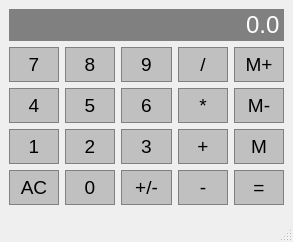
<?xml version="1.0" encoding="UTF-8"?>
<ui version="4.0">
 <class>MainWindow</class>
 <widget class="QMainWindow" name="MainWindow">
  <property name="geometry">
   <rect>
    <x>0</x>
    <y>0</y>
    <width>293</width>
    <height>203</height>
   </rect>
  </property>
  <property name="font">
   <font>
    <family>Arial</family>
    <pointsize>14</pointsize>
   </font>
  </property>
  <property name="windowTitle">
   <string>MainWindow</string>
  </property>
  <widget class="QWidget" name="centralwidget">
   <layout class="QGridLayout" name="gridLayout">
    <item row="1" column="4">
     <widget class="QPushButton" name="MemAdd">
      <property name="sizePolicy">
       <sizepolicy hsizetype="Preferred" vsizetype="Preferred">
        <horstretch>0</horstretch>
        <verstretch>0</verstretch>
       </sizepolicy>
      </property>
      <property name="styleSheet">
       <string notr="true">QPushButton {
	background-color: #C0C0C0;
	border: 1px solid gray;
	padding: 5px;
}

QPushButton:pressed {
	background-color: #A9A9A9;
	border: 1px solid gray;
	padding: 5px;
}</string>
      </property>
      <property name="text">
       <string>M+</string>
      </property>
     </widget>
    </item>
    <item row="3" column="4">
     <widget class="QPushButton" name="MemGet">
      <property name="sizePolicy">
       <sizepolicy hsizetype="Preferred" vsizetype="Preferred">
        <horstretch>0</horstretch>
        <verstretch>0</verstretch>
       </sizepolicy>
      </property>
      <property name="styleSheet">
       <string notr="true">QPushButton {
	background-color: #C0C0C0;
	border: 1px solid gray;
	padding: 5px;
}

QPushButton:pressed {
	background-color: #A9A9A9;
	border: 1px solid gray;
	padding: 5px;
}</string>
      </property>
      <property name="text">
       <string>M</string>
      </property>
     </widget>
    </item>
    <item row="1" column="2">
     <widget class="QPushButton" name="Button9">
      <property name="sizePolicy">
       <sizepolicy hsizetype="Preferred" vsizetype="Preferred">
        <horstretch>0</horstretch>
        <verstretch>0</verstretch>
       </sizepolicy>
      </property>
      <property name="styleSheet">
       <string notr="true">QPushButton {
	background-color: #C0C0C0;
	border: 1px solid gray;
	padding: 5px;
}

QPushButton:pressed {
	background-color: #A9A9A9;
	border: 1px solid gray;
	padding: 5px;
}</string>
      </property>
      <property name="text">
       <string>9</string>
      </property>
     </widget>
    </item>
    <item row="1" column="3">
     <widget class="QPushButton" name="Divide">
      <property name="sizePolicy">
       <sizepolicy hsizetype="Preferred" vsizetype="Preferred">
        <horstretch>0</horstretch>
        <verstretch>0</verstretch>
       </sizepolicy>
      </property>
      <property name="styleSheet">
       <string notr="true">QPushButton {
	background-color: #C0C0C0;
	border: 1px solid gray;
	padding: 5px;
}

QPushButton:pressed {
	background-color: #A9A9A9;
	border: 1px solid gray;
	padding: 5px;
}</string>
      </property>
      <property name="text">
       <string>/</string>
      </property>
     </widget>
    </item>
    <item row="2" column="4">
     <widget class="QPushButton" name="MemClear">
      <property name="sizePolicy">
       <sizepolicy hsizetype="Preferred" vsizetype="Preferred">
        <horstretch>0</horstretch>
        <verstretch>0</verstretch>
       </sizepolicy>
      </property>
      <property name="styleSheet">
       <string notr="true">QPushButton {
	background-color: #C0C0C0;
	border: 1px solid gray;
	padding: 5px;
}

QPushButton:pressed {
	background-color: #A9A9A9;
	border: 1px solid gray;
	padding: 5px;
}</string>
      </property>
      <property name="text">
       <string>M-</string>
      </property>
     </widget>
    </item>
    <item row="2" column="3">
     <widget class="QPushButton" name="Multiply">
      <property name="sizePolicy">
       <sizepolicy hsizetype="Preferred" vsizetype="Preferred">
        <horstretch>0</horstretch>
        <verstretch>0</verstretch>
       </sizepolicy>
      </property>
      <property name="styleSheet">
       <string notr="true">QPushButton {
	background-color: #C0C0C0;
	border: 1px solid gray;
	padding: 5px;
}

QPushButton:pressed {
	background-color: #A9A9A9;
	border: 1px solid gray;
	padding: 5px;
}</string>
      </property>
      <property name="text">
       <string>*</string>
      </property>
     </widget>
    </item>
    <item row="3" column="1">
     <widget class="QPushButton" name="Button2">
      <property name="sizePolicy">
       <sizepolicy hsizetype="Preferred" vsizetype="Preferred">
        <horstretch>0</horstretch>
        <verstretch>0</verstretch>
       </sizepolicy>
      </property>
      <property name="styleSheet">
       <string notr="true">QPushButton {
	background-color: #C0C0C0;
	border: 1px solid gray;
	padding: 5px;
}

QPushButton:pressed {
	background-color: #A9A9A9;
	border: 1px solid gray;
	padding: 5px;
}</string>
      </property>
      <property name="text">
       <string>2</string>
      </property>
     </widget>
    </item>
    <item row="3" column="2">
     <widget class="QPushButton" name="Button3">
      <property name="sizePolicy">
       <sizepolicy hsizetype="Preferred" vsizetype="Preferred">
        <horstretch>0</horstretch>
        <verstretch>0</verstretch>
       </sizepolicy>
      </property>
      <property name="styleSheet">
       <string notr="true">QPushButton {
	background-color: #C0C0C0;
	border: 1px solid gray;
	padding: 5px;
}

QPushButton:pressed {
	background-color: #A9A9A9;
	border: 1px solid gray;
	padding: 5px;
}</string>
      </property>
      <property name="text">
       <string>3</string>
      </property>
     </widget>
    </item>
    <item row="3" column="3">
     <widget class="QPushButton" name="Add">
      <property name="sizePolicy">
       <sizepolicy hsizetype="Preferred" vsizetype="Preferred">
        <horstretch>0</horstretch>
        <verstretch>0</verstretch>
       </sizepolicy>
      </property>
      <property name="styleSheet">
       <string notr="true">QPushButton {
	background-color: #C0C0C0;
	border: 1px solid gray;
	padding: 5px;
}

QPushButton:pressed {
	background-color: #A9A9A9;
	border: 1px solid gray;
	padding: 5px;
}</string>
      </property>
      <property name="text">
       <string>+</string>
      </property>
     </widget>
    </item>
    <item row="1" column="0">
     <widget class="QPushButton" name="Button7">
      <property name="sizePolicy">
       <sizepolicy hsizetype="Preferred" vsizetype="Preferred">
        <horstretch>0</horstretch>
        <verstretch>0</verstretch>
       </sizepolicy>
      </property>
      <property name="styleSheet">
       <string notr="true">QPushButton {
	background-color: #C0C0C0;
	border: 1px solid gray;
	padding: 5px;
}

QPushButton:pressed {
	background-color: #A9A9A9;
	border: 1px solid gray;
	padding: 5px;
}</string>
      </property>
      <property name="text">
       <string>7</string>
      </property>
     </widget>
    </item>
    <item row="2" column="2">
     <widget class="QPushButton" name="Button6">
      <property name="sizePolicy">
       <sizepolicy hsizetype="Preferred" vsizetype="Preferred">
        <horstretch>0</horstretch>
        <verstretch>0</verstretch>
       </sizepolicy>
      </property>
      <property name="styleSheet">
       <string notr="true">QPushButton {
	background-color: #C0C0C0;
	border: 1px solid gray;
	padding: 5px;
}

QPushButton:pressed {
	background-color: #A9A9A9;
	border: 1px solid gray;
	padding: 5px;
}</string>
      </property>
      <property name="text">
       <string>6</string>
      </property>
     </widget>
    </item>
    <item row="1" column="1">
     <widget class="QPushButton" name="Button8">
      <property name="sizePolicy">
       <sizepolicy hsizetype="Preferred" vsizetype="Preferred">
        <horstretch>0</horstretch>
        <verstretch>0</verstretch>
       </sizepolicy>
      </property>
      <property name="styleSheet">
       <string notr="true">QPushButton {
	background-color: #C0C0C0;
	border: 1px solid gray;
	padding: 5px;
}

QPushButton:pressed {
	background-color: #A9A9A9;
	border: 1px solid gray;
	padding: 5px;
}</string>
      </property>
      <property name="text">
       <string>8</string>
      </property>
     </widget>
    </item>
    <item row="3" column="0">
     <widget class="QPushButton" name="Button1">
      <property name="sizePolicy">
       <sizepolicy hsizetype="Preferred" vsizetype="Preferred">
        <horstretch>0</horstretch>
        <verstretch>0</verstretch>
       </sizepolicy>
      </property>
      <property name="styleSheet">
       <string notr="true">QPushButton {
	background-color: #C0C0C0;
	border: 1px solid gray;
	padding: 5px;
}

QPushButton:pressed {
	background-color: #A9A9A9;
	border: 1px solid gray;
	padding: 5px;
}</string>
      </property>
      <property name="text">
       <string>1</string>
      </property>
     </widget>
    </item>
    <item row="2" column="0">
     <widget class="QPushButton" name="Button4">
      <property name="sizePolicy">
       <sizepolicy hsizetype="Preferred" vsizetype="Preferred">
        <horstretch>0</horstretch>
        <verstretch>0</verstretch>
       </sizepolicy>
      </property>
      <property name="styleSheet">
       <string notr="true">QPushButton {
	background-color: #C0C0C0;
	border: 1px solid gray;
	padding: 5px;
}

QPushButton:pressed {
	background-color: #A9A9A9;
	border: 1px solid gray;
	padding: 5px;
}</string>
      </property>
      <property name="text">
       <string>4</string>
      </property>
     </widget>
    </item>
    <item row="2" column="1">
     <widget class="QPushButton" name="Button5">
      <property name="sizePolicy">
       <sizepolicy hsizetype="Preferred" vsizetype="Preferred">
        <horstretch>0</horstretch>
        <verstretch>0</verstretch>
       </sizepolicy>
      </property>
      <property name="styleSheet">
       <string notr="true">QPushButton {
	background-color: #C0C0C0;
	border: 1px solid gray;
	padding: 5px;
}

QPushButton:pressed {
	background-color: #A9A9A9;
	border: 1px solid gray;
	padding: 5px;
}</string>
      </property>
      <property name="text">
       <string>5</string>
      </property>
     </widget>
    </item>
    <item row="4" column="0">
     <widget class="QPushButton" name="Clear">
      <property name="sizePolicy">
       <sizepolicy hsizetype="Preferred" vsizetype="Preferred">
        <horstretch>0</horstretch>
        <verstretch>0</verstretch>
       </sizepolicy>
      </property>
      <property name="styleSheet">
       <string notr="true">QPushButton {
	background-color: #C0C0C0;
	border: 1px solid gray;
	padding: 5px;
}

QPushButton:pressed {
	background-color: #A9A9A9;
	border: 1px solid gray;
	padding: 5px;
}</string>
      </property>
      <property name="text">
       <string>AC</string>
      </property>
     </widget>
    </item>
    <item row="4" column="1">
     <widget class="QPushButton" name="Button0">
      <property name="sizePolicy">
       <sizepolicy hsizetype="Preferred" vsizetype="Preferred">
        <horstretch>0</horstretch>
        <verstretch>0</verstretch>
       </sizepolicy>
      </property>
      <property name="styleSheet">
       <string notr="true">QPushButton {
	background-color: #C0C0C0;
	border: 1px solid gray;
	padding: 5px;
}

QPushButton:pressed {
	background-color: #A9A9A9;
	border: 1px solid gray;
	padding: 5px;
}</string>
      </property>
      <property name="text">
       <string>0</string>
      </property>
     </widget>
    </item>
    <item row="4" column="2">
     <widget class="QPushButton" name="ChangeSign">
      <property name="sizePolicy">
       <sizepolicy hsizetype="Preferred" vsizetype="Preferred">
        <horstretch>0</horstretch>
        <verstretch>0</verstretch>
       </sizepolicy>
      </property>
      <property name="styleSheet">
       <string notr="true">QPushButton {
	background-color: #C0C0C0;
	border: 1px solid gray;
	padding: 5px;
}

QPushButton:pressed {
	background-color: #A9A9A9;
	border: 1px solid gray;
	padding: 5px;
}</string>
      </property>
      <property name="text">
       <string>+/-</string>
      </property>
     </widget>
    </item>
    <item row="4" column="3">
     <widget class="QPushButton" name="Minus">
      <property name="sizePolicy">
       <sizepolicy hsizetype="Preferred" vsizetype="Preferred">
        <horstretch>0</horstretch>
        <verstretch>0</verstretch>
       </sizepolicy>
      </property>
      <property name="styleSheet">
       <string notr="true">QPushButton {
	background-color: #C0C0C0;
	border: 1px solid gray;
	padding: 5px;
}

QPushButton:pressed {
	background-color: #A9A9A9;
	border: 1px solid gray;
	padding: 5px;
}</string>
      </property>
      <property name="text">
       <string>-</string>
      </property>
     </widget>
    </item>
    <item row="4" column="4">
     <widget class="QPushButton" name="Equals">
      <property name="sizePolicy">
       <sizepolicy hsizetype="Preferred" vsizetype="Preferred">
        <horstretch>0</horstretch>
        <verstretch>0</verstretch>
       </sizepolicy>
      </property>
      <property name="styleSheet">
       <string notr="true">QPushButton {
	background-color: #C0C0C0;
	border: 1px solid gray;
	padding: 5px;
}

QPushButton:pressed {
	background-color: #A9A9A9;
	border: 1px solid gray;
	padding: 5px;
}</string>
      </property>
      <property name="text">
       <string>=</string>
      </property>
     </widget>
    </item>
    <item row="0" column="0" colspan="5">
     <widget class="QLineEdit" name="Display">
      <property name="sizePolicy">
       <sizepolicy hsizetype="Preferred" vsizetype="Expanding">
        <horstretch>0</horstretch>
        <verstretch>0</verstretch>
       </sizepolicy>
      </property>
      <property name="font">
       <font>
        <family>Arial</family>
        <pointsize>18</pointsize>
       </font>
      </property>
      <property name="styleSheet">
       <string notr="true">QLineEdit {
	background-color: gray;
	border: 1px solid gray;
	color: #FFFFFF
}</string>
      </property>
      <property name="text">
       <string>0.0</string>
      </property>
      <property name="alignment">
       <set>Qt::AlignRight|Qt::AlignTrailing|Qt::AlignVCenter</set>
      </property>
     </widget>
    </item>
   </layout>
  </widget>
  <widget class="QMenuBar" name="menubar">
   <property name="geometry">
    <rect>
     <x>0</x>
     <y>0</y>
     <width>293</width>
     <height>17</height>
    </rect>
   </property>
  </widget>
  <widget class="QStatusBar" name="statusbar"/>
 </widget>
 <resources/>
 <connections/>
</ui>
